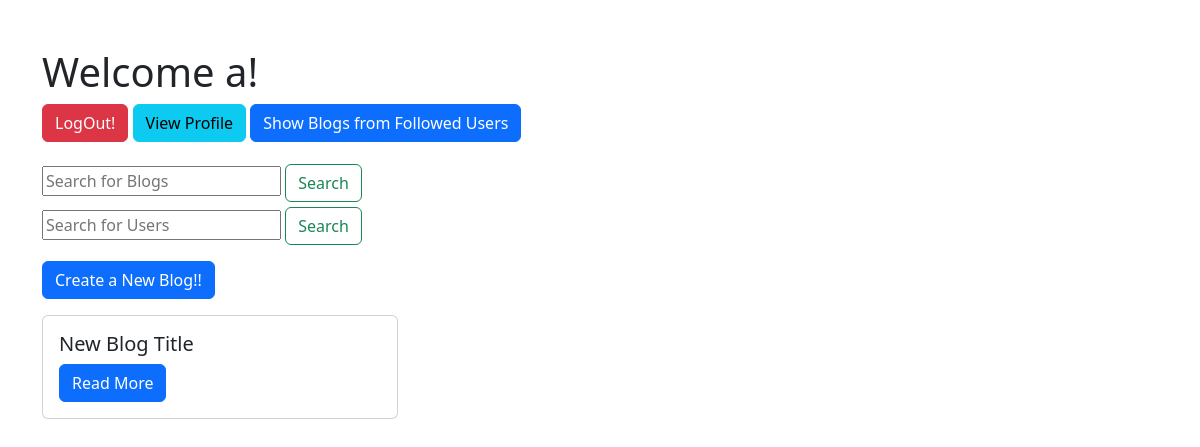
Page /dashboard (signed in) on the earlier database version.
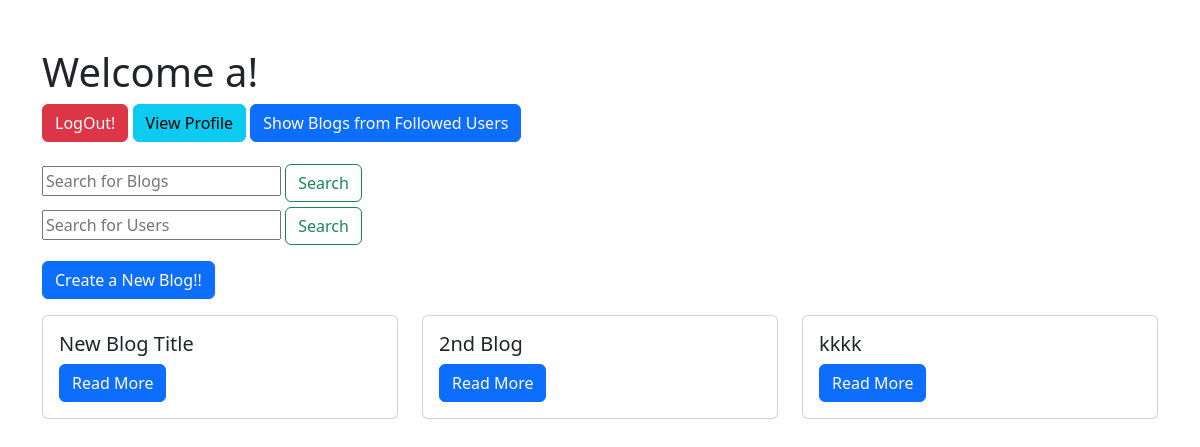
Same page on the later database version.
### application/models.py (models this page shows)
class Blog(db.Model):
    id = db.Column(db.Integer, primary_key=True)
    title = db.Column(db.String(150), nullable=False)
    content = db.Column(db.String(500), nullable=False)
    image_url = db.Column(db.String(200), nullable=True)
    timestamp = db.Column(db.DateTime, default=datetime.utcnow)
    user_id = db.Column(db.Integer, db.ForeignKey('user.id'), nullable = False)

### application/controllers.py (the view)
@app.route('/dashboard')
def dashboard():
    if 'username' not in session:
        return redirect(url_for('login'))
    blogs = Blog.query.all()
    return render_template('dashboard.html', username = session['username'], blogs=blogs, only=False)

### templates/dashboard.html (shortened to what this page needs)
{% extends "base.html" %} {% block content %}
<div class="container mt-5">
  <h1>Welcome {{ username }}!</h1>
  <a class="btn btn-danger" href="{{ url_for('logout') }}">LogOut!</a>
  <a class="btn btn-info" href="{{url_for('user_profile', username=username)}}"
    >View Profile</a
  >
  {% if not only %}
  <a href="{{ url_for('dashboard_following') }}" class="btn btn-primary">
    Show Blogs from Followed Users
  </a>
  {% else %}
  <a href="{{ url_for('dashboard') }}" class="btn btn-primary">
    Show Blogs from All Users
  </a>
  {% endif %}
  <form action="{{url_for('search')}}" method="POST">
    <input
      class="mt-4"
      type="search"
      placeholder="Search for Blogs"
      name="search_query"
    />
    <button type="submit" class="btn btn-outline-success">Search</button>
  </form>
  <form action="{{url_for('user_search')}}" method="POST">
    <input
      class="mt-2"
      type="search"
      placeholder="Search for Users"
      name="search_query"
    />
    <button type="submit" class="btn btn-outline-success">Search</button>
  </form>
  <a class="btn btn-primary mt-3" href="{{ url_for('create_blog' )}}"
    >Create a New Blog!!</a
  >
  <div class="row">
    {% for blog in blogs %}
    <div class="col-md-4">
      <div class="card mt-3">
        <div class="card-body">
          <h5 class="card-title">{{ blog.title }}</h5>
          <a href="{{ url_for('blog', id=blog.id)}}" class="btn btn-primary"
            >Read More</a
          >
        </div>
      </div>
    </div>
    {% endfor %}
  </div>
</div>
{% endblock %}

Differences in the rows shown:
added Blog: title "2nd Blog"
added Blog: title "kkkk"
